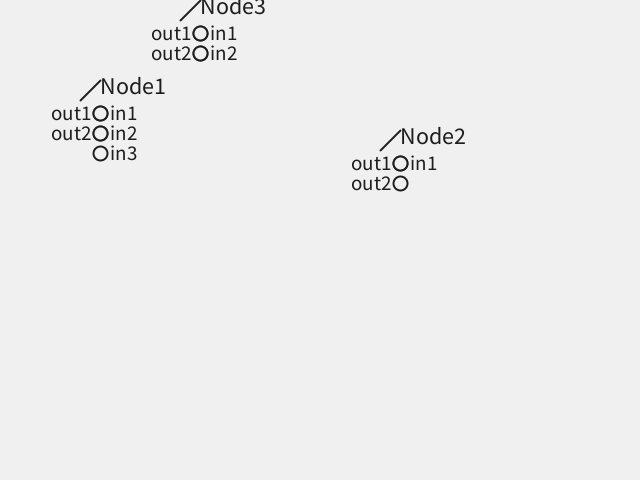
Frame 1 (no input)
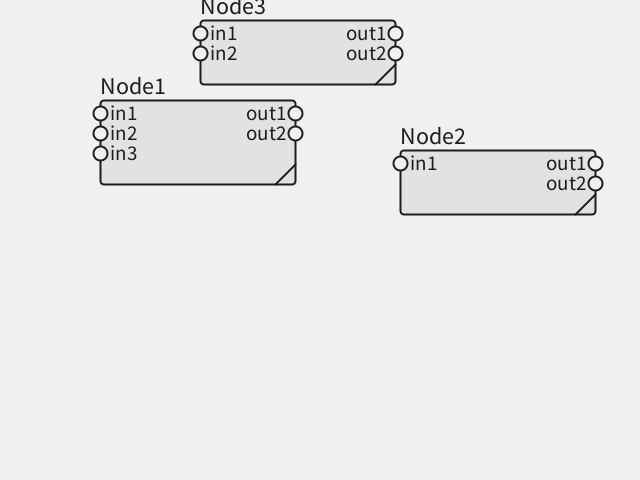
Frame 60 (the mouse pressed at the canvas centre just before this capture)
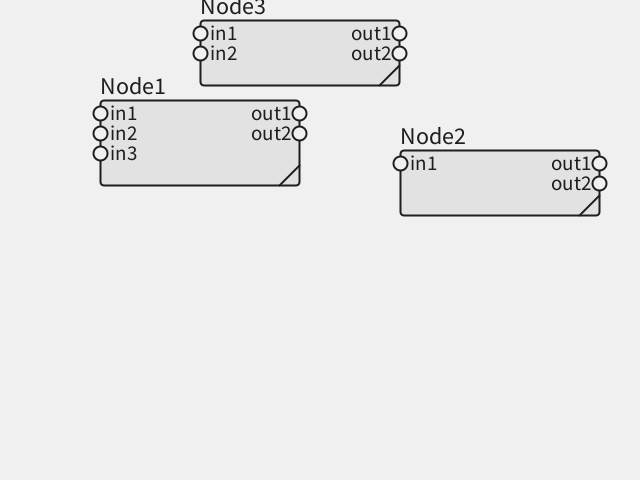
Frame 120 (the mouse held since frame 60 and released just before this capture)

The Processing sketch that drew these frames (run headless with seeded random() and noise(); from frame 60 on, the mouse is pressed at the canvas centre):

// Processing sketch: NodeShader
// ── NodeShader.pde
RootComponent r;
Node n1, n2, n3;

void setup(){
  size(640, 480);
  frameRate(60.0f);
  
  r = new RootComponent();
  n1 = (Node)r.add(new Node("Node1", 100, 100));
  n2 = (Node)r.add(new Node("Node2", 400, 150));
  n3 = (Node)r.add(new Node("Node3", 200, 20));
  n1.inputs.add(new NodeParam("in1"));
  n1.inputs.add(new NodeParam("in2"));
  n1.inputs.add(new NodeParam("in3"));
  n1.outputs.add(new NodeParam("out1"));
  n1.outputs.add(new NodeParam("out2"));
  n2.inputs.add(new NodeParam("in1"));
  n2.outputs.add(new NodeParam("out1"));
  n2.outputs.add(new NodeParam("out2"));
  n3.inputs.add(new NodeParam("in1"));
  n3.inputs.add(new NodeParam("in2"));
  n3.outputs.add(new NodeParam("out1"));
  n3.outputs.add(new NodeParam("out2"));
}

void draw(){
  background(240.0f, 240.0f, 240.0f, 255.0f);
  
  r.update();
  r.draw();
}
// ── Component.pde
class Component{
  public Component parent = null;
  public String name;
  public float x, y, w, h, min_w, min_h;
  protected List<Component> childs;
  protected boolean dragFlag = false;
  protected boolean clickFlag = false;
  protected int dragStartCompX, dragStartCompY;
  
  public Component(int tmp_x, int tmp_y, int tmp_w, int tmp_h){
    x = (float)tmp_x;
    y = (float)tmp_y;
    w = (float)tmp_w;
    h = (float)tmp_h;
    min_w = 0.0f;
    min_h = 0.0f;
    name = "Empty";
    childs = new ArrayList<Component>();
  }
  public void setup(){}
  public void update(){}
  public final void update_sub(){
    w = max(min_w, w);
    h = max(min_h, h);
    for(int i = 0; i < childs.size(); i++){
      childs.get(i).update();
      childs.get(i).update_sub();
    }
  }
  public void draw(){};
  public final void draw_sub(){
    for(int i = childs.size() - 1; i >= 0; i--){
      pushMatrix();
      translate(childs.get(i).x, childs.get(i).y);
      childs.get(i).draw();
      childs.get(i).draw_sub();
      popMatrix();
    }
  }
  public Component add(Component child){
    childs.add(child);
    child.parent = this;
    child.setup();
    return child;
  }
  public void setMinSize(int tmp_min_w, int tmp_min_h){
    min_w = tmp_min_w;
    min_h = tmp_min_h;
  }
  public void mouseEvent(String type, int tmp_x, int tmp_y, int start_x, int start_y){
    if (mouseEventToChild(type, tmp_x, tmp_y, start_x, start_y)) return;
    switch(type){
      case "HIT":
        break;
      case "DOWN":
        dragStartCompX = (int)x;
        dragStartCompY = (int)y;
        break;
      case "UP":
        break;
      case "CLICK":
        break;
      case "MOVE":
        break;
      case "DRAG":
        x = dragStartCompX + tmp_x - start_x;
        y = dragStartCompY + tmp_y - start_y;
        break;
    }
  }
  public boolean mouseEventToChild(String type, int tmp_x, int tmp_y, int start_x, int start_y){
    if (type == "UP" && (dragFlag || clickFlag)){
      childs.get(0).mouseEvent(type, tmp_x - (int)childs.get(0).x, tmp_y - (int)childs.get(0).y, start_x - (int)childs.get(0).x, start_y - (int)childs.get(0).y);
      dragFlag = false;
      clickFlag = false;
    }
    if(dragFlag) {
      childs.get(0).mouseEvent(type, tmp_x - (int)childs.get(0).x, tmp_y - (int)childs.get(0).y, start_x - (int)childs.get(0).x, start_y - (int)childs.get(0).y);
      return true;
    }
    else{
      for(Component c : childs){
        if (c.checkHit(tmp_x, tmp_y)){
          switch(type){
            case "DOWN":
              activeChilds(c);
              c.mouseEvent(type, tmp_x - (int)c.x, tmp_y - (int)c.y, start_x - (int)c.x, start_y - (int)c.y);
              dragFlag = true;
              clickFlag = true;
              break;
            case "UP":
            case "DRAG":
              break;
            default:
              c.mouseEvent(type, tmp_x - (int)c.x, tmp_y - (int)c.y, start_x - (int)c.x, start_y - (int)c.y);
              break;
          }
          return true;
        }
      }
    }
    return false;
  }
  public boolean checkHit(float px, float py){
    if (
      x < px &&
      y < py &&
      px < x + w &&
      py < y + h
    ) return true;
    for(Component c : childs){
      if(c.checkHit(px - x, py - y)) return true;
    }
    return false;
  }
  public final Component getHit(float px, float py){
    for(Component c : childs){
      if (c.checkHit(px, py)){
        return c.getHit(px - c.x, py - c.y);
      }
    }
    if (0.0f <= px && 0.0f <= py && px < w && py < h) return this;
    return null;
  }
  public final Component getRootComponent(){
    return (parent!=null)?parent.getRootComponent():this;
  }
  public final PVector getGrobalPos(float px, float py){
    if(parent == null) return new PVector(x + px, y + py);
    else return parent.getGrobalPos(x + px, y + py);
  }
  public final void activeChilds(Component c){
    int index = -1;
    for(int i = 0; i < childs.size(); i++){
      if(c == childs.get(i)) {
        index = i;
        break;
      }
    }
    if(index == -1) return;
    for(int i = 0; i < index; i++){
      swapChilds(index - i, index - i - 1);
    }
  }
  private final void swapChilds(int index1, int index2){
    Component tmp = childs.get(index1);
    childs.set(index1, childs.get(index2));
    childs.set(index2, tmp);
  }
}
// ── DefaultPartsComponent.pde
class DefaultComponent extends Component{
  public DefaultComponent(int tmp_x, int tmp_y, int tmp_w, int tmp_h){
    super(tmp_x, tmp_y, tmp_w, tmp_h);
    name = "Empty Node";
  }
  public void setup(){
    add(new ResizeBox());
  }
  public void update(){
    if(parent != null){
      if(x < 0.0f) x = 0.0f;
      if(y < 0.0f) y = 0.0f;
      if(parent.w < x + w) x = parent.w - w;
      if(parent.h < y + h) y = parent.h - h;
    }
  }
  public void draw(){
    strokeWeight(2.0f);
    stroke(30.0f, 30.0f, 30.0f, 255.0f);
    fill(220.0f, 220.0f, 220.0f, 178.0f);
    rect(0, 0, w, h, 4.0f);
    fill(30.0f, 30.0f, 30.0f, 255.0f);
    textAlign(LEFT, BOTTOM);
    textSize(24.0f);
    text(name, 0, -2);
  }
}

class ResizeBox extends Component{
  public ResizeBox(){
    super(0, 0, 0, 0);
    name = "ResizeBox";
  }
  public void setup(){
    w = h = 20.0f;
    x = parent.w - w;
    y = parent.h - h;
  }
  public void update(){
    if(x < 0.0f) x = 0.0f;
    if(y < 0.0f) y = 0.0f;
    if(x + w < parent.min_w) x = parent.min_w - w;
    if(y < parent.min_h) y = parent.min_h;
    parent.w = x + w;
    parent.h = y + h;
  }
  public void draw(){
    noFill();
    strokeWeight(2.0f);
    stroke(30.0f, 30.0f, 30.0f, 255.0f);
    line(w, 0.0f, 0.0f, h);
  }
  public boolean checkHit(float px, float py){
    return
      super.checkHit(px, py) &&
      (py - y > w - (px - x));
  }
  public void mouseEvent(String type, int tmp_x, int tmp_y, int start_x, int start_y){
    if (mouseEventToChild(type, tmp_x, tmp_y, start_x, start_y)) return;
    switch(type) {
    case "HIT":
      break;
    case "DOWN":
      dragStartCompX = (int)x;
      dragStartCompY = (int)y;
      break;
    case "UP":
      
      break;
    case "CLICK":
      break;
    case "MOVE":
      break;
    case "DRAG":
      x = dragStartCompX + tmp_x - start_x;
      y = dragStartCompY + tmp_y - start_y;
      break;
    }
  }
}
// ── Node.pde
class Node extends SwingComponent {
  public float paramSize = 14.0f, paramGap = 6.0f;
  public NodeParams inputs, outputs;

  public Node(String tmp_name, int tmp_x, int tmp_y) {
    super(tmp_x, tmp_y, 0, 0);
    name = tmp_name;
    inputs = new NodeParams((int)(0.0f - paramSize / 2.0f), 0, paramSize, paramGap, true);
    outputs = new NodeParams((int)(w - paramSize / 2.0f), 0, paramSize, paramGap, false);
    add(inputs); add(outputs);
  }
  public void update(){
    min_w = 200.0f;
    min_h = max(inputs.h, outputs.h);
    super.update();
  }
  public void draw(){
    inputs.x = 0.0f - paramSize / 2.0f; inputs.y = 0.0f;
    outputs.x = w - paramSize / 2.0f; outputs.y = 0.0f;
    super.draw();
  }
}

class NodeParams extends Component {
  public boolean isInput;
  public float size, gap;
  
  public NodeParams(int tmp_x, int tmp_y, float tmp_size, float tmp_gap, boolean tmp_in) {
    super(tmp_x, tmp_y, (int)ceil(tmp_size), (int)ceil(tmp_gap));
    size = tmp_size;
    gap = tmp_gap;
    isInput = tmp_in;
    name = isInput?"Input":"Output";
  }
  public Component add(Component child){
    if(!(child instanceof NodeParam)) return null;
    ((NodeParam)child).setup(0, (int)h ,size, isInput);
    h += size + gap;
    return super.add(child);
  }
  public void mouseEvent(String type, int tmp_x, int tmp_y, int start_x, int start_y) {
    mouseEventToChild(type, tmp_x, tmp_y, start_x, start_y);
  }
}

class NodeParam extends Component {
  public NodeParam output = null;
  public PVector vector;
  public boolean isInput;
  public float size;

  public NodeParam(String tmp_name) {
    super(0, 0, 0, 0);
    name = tmp_name;
  }
  public boolean canOutput(NodeParam p){
    return true;
  }
  public void setup(int tmp_x, int tmp_y, float tmp_size, boolean tmp_in) {
    x = tmp_x;
    y = tmp_y;
    size = tmp_size;
    w = h = size;
    isInput = tmp_in;
  }
  public void update() {
    if (output != null) {
      vector = output.getGrobalPos(0.0f, 0.0f);
      vector.sub(getGrobalPos(0.0f, 0.0f));
      vector.add(new PVector(output.isInput?0.0f:output.size, output.size / 2.0f));
    }
  }
  public void draw() {
    strokeWeight(2.0f);
    stroke(30.0f, 30.0f, 30.0f, 255.0f);
    fill(240.0f, 240.0f, 240.0f, 255.0f);
    ellipse(size / 2.0f, size / 2.0f, size, size);
    fill(30.0f, 30.0f, 30.0f, 255.0f);
    textSize(size * 1.5f);
    textAlign(isInput?LEFT:RIGHT, CENTER);
    text(name, isInput?(size+3.0f):(-3.0f), size / 2.0f);
    strokeWeight(2.0f);
    stroke(30.0f, 30.0f, 30.0f, 255.0f);
    if(vector!=null) {
      if(isInput) bezier(0.0f, size / 2.0f, vector.x, vector.y, 0.5f);
      else bezier(vector.x, vector.y, size, size / 2.0f, 0.5f);
    }
  }
  private void bezier(float x1, float y1, float x2, float y2, float p) {
    int div = 32;
    p *= abs(x2 - x1);
    for (int i = 0; i < div; i++) {
      float f1 = (float)i / (float)div;
      float f2 = f1 + (1.0f / (float)div);
      line(
        pow(1.0f - f1, 3.0)*x1 + 3.0f*pow(1.0f - f1, 2.0)*pow(f1, 1.0)*(x1 - p) + 3.0f*pow(1.0f - f1, 1.0)*pow(f1, 2.0)*(x2 + p) + pow(f1, 3.0)*x2, 
        pow(1.0f - f1, 3.0)*y1 + 3.0f*pow(1.0f - f1, 2.0)*pow(f1, 1.0)*y1 + 3.0f*pow(1.0f - f1, 1.0)*pow(f1, 2.0)*y2 + pow(f1, 3.0)*y2, 
        pow(1.0f - f2, 3.0)*x1 + 3.0f*pow(1.0f - f2, 2.0)*pow(f2, 1.0)*(x1 - p) + 3.0f*pow(1.0f - f2, 1.0)*pow(f2, 2.0)*(x2 + p) + pow(f2, 3.0)*x2, 
        pow(1.0f - f2, 3.0)*y1 + 3.0f*pow(1.0f - f2, 2.0)*pow(f2, 1.0)*y1 + 3.0f*pow(1.0f - f2, 1.0)*pow(f2, 2.0)*y2 + pow(f2, 3.0)*y2
        );
    }
  }
  public void mouseEvent(String type, int tmp_x, int tmp_y, int start_x, int start_y) {
    if (isInput) {
      if (type == "UP" && output == null) vector = null;
      if (type == "DRAG") {
        vector = new PVector(tmp_x, tmp_y);
        PVector grobalMouse = getGrobalPos(vector.x, vector.y);
        Component hit = getRootComponent().getHit((int)grobalMouse.x, (int)grobalMouse.y);
        output = null;
        if(hit instanceof NodeParam) output = (NodeParam)hit; else return;
        if((output == this) || (output.isInput)){
          output = null;
          return;
        }
        output = canOutput(output)?output:null;
      }
    }
    else{
      if (type == "UP"){
        vector = null;
        if (output != null){
          output.output = this;
          output = null;
        }
      }
      if (type == "DRAG") {
        vector = new PVector(tmp_x, tmp_y);
        PVector grobalMouse = getGrobalPos(vector.x, vector.y);
        Component hit = getRootComponent().getHit((int)grobalMouse.x, (int)grobalMouse.y);
        output = null;
        if(hit instanceof NodeParam) output = (NodeParam)hit; else return;
        if((output == this) || (!output.isInput)){
          output = null;
          return;
        }
        output = output.canOutput(this)?output:null;
      }
    }
  }
}
// ── RootComponent.pde
import java.util.List;

final class RootComponent extends Component{
  public boolean pmousePressed = false;
  private int dragStartMouseX, dragStartMouseY;
  public RootComponent(){
    super(0, 0, width, height);
    name = "Root";
    setup();
  }
  public void update(){
    sendMouseEvent();
    super.update_sub();
  }
  public void draw(){draw_sub();};
  private void sendMouseEvent(){
    if ((!mousePressed) && dragFlag){
      childs.get(0).mouseEvent("UP", mouseX - (int)childs.get(0).x, mouseY - (int)childs.get(0).y, 0, 0);
      if(clickFlag) childs.get(0).mouseEvent("CLICK", mouseX - (int)childs.get(0).x, mouseY - (int)childs.get(0).y, 0, 0);
      dragFlag = false;
      clickFlag = false;
    }
    if(dragFlag){
      childs.get(0).mouseEvent("HIT", mouseX - (int)childs.get(0).x, mouseY - (int)childs.get(0).y, 0, 0);
      if(mouseX != pmouseX || mouseY != pmouseY){
        childs.get(0).mouseEvent("DRAG", mouseX - (int)childs.get(0).x, mouseY - (int)childs.get(0).y, dragStartMouseX - (int)childs.get(0).x, dragStartMouseY - (int)childs.get(0).y);
        clickFlag = false;
      }
    }
    else{
      for(Component c : childs){
        if (c.checkHit(mouseX, mouseY)){
          c.mouseEvent("HIT", mouseX - (int)c.x, mouseY - (int)c.y, 0, 0);
          if(mouseX != pmouseX || mouseY != pmouseY){
            c.mouseEvent("MOVE", mouseX - (int)c.x, mouseY - (int)c.y, 0, 0);
          }
          if(mousePressed && !pmousePressed){
            activeChilds(c);
            c.mouseEvent("DOWN", mouseX - (int)c.x, mouseY - (int)c.y, 0, 0);
            dragStartMouseX = mouseX; dragStartMouseY = mouseY;
            dragFlag = true;
            clickFlag = true;
          }
          break;
        }
        c.update();
      }
    }
    pmousePressed = mousePressed;
  }
}
// ── SwingComponent.pde
class SwingComponent extends DefaultComponent {
  public PVector accelerator, velocity, target;

  public SwingComponent(int tmp_x, int tmp_y, int tmp_w, int tmp_h){
    super(tmp_x, tmp_y, tmp_w, tmp_h);
    name = "Swing Node";
  }
  public void setup() {
    accelerator = new PVector(0.0f, 0.0f);
    velocity = new PVector(0.0f, 0.0f);
    target = new PVector(x, y);
    add(new SwingResizeBox());
  }
  public void update() {
    velocity.mult(0.88f);
    accelerator = target.copy();
    accelerator.sub(new PVector(x, y));
    accelerator.mult(0.1f);
    velocity.add(accelerator);
    x += velocity.x;
    y += velocity.y;
  }
  public void mouseEvent(String type, int tmp_x, int tmp_y, int start_x, int start_y) {
    if (mouseEventToChild(type, tmp_x, tmp_y, start_x, start_y)) return;
    switch(type) {
    case "HIT":
      break;
    case "DOWN":
      dragStartCompX = (int)target.x;
      dragStartCompY = (int)target.y;
      break;
    case "UP":
    
      break;
    case "CLICK":
      break;
    case "MOVE":
      break;
    case "DRAG":
      target.x = dragStartCompX + tmp_x - start_x;
      target.y = dragStartCompY + tmp_y - start_y;
      break;
    }
  }
}

class SwingResizeBox extends ResizeBox {
  public PVector accelerator, velocity, target;

  public SwingResizeBox(){
    name = "SwingResizeBox";
  }
  public void setup() {
    w = h = 20.0f;
    x = parent.w - w;
    y = parent.h - h;
    accelerator = new PVector(0.0f, 0.0f);
    velocity = new PVector(0.0f, 0.0f);
    target = new PVector(x, y);
  }
  public void update() {
    velocity.mult(0.88f);
    accelerator = target.copy();
    accelerator.sub(new PVector(x, y));
    accelerator.mult(0.1f);
    velocity.add(accelerator);
    x += velocity.x;
    y += velocity.y;
    if(target.x < 0.0f) target.x = 0.0f;
    if(target.y < 0.0f) target.y = 0.0f;
    if(target.x + w < parent.min_w) target.x = parent.min_w - w;
    if(target.y < parent.min_h) target.y = parent.min_h;
    parent.w = x + w;
    parent.h = y + h;
  }
  public void mouseEvent(String type, int tmp_x, int tmp_y, int start_x, int start_y) {
    if (mouseEventToChild(type, tmp_x, tmp_y, start_x, start_y)) return;
    switch(type) {
    case "HIT":
      break;
    case "DOWN":
      dragStartCompX = (int)target.x;
      dragStartCompY = (int)target.y;
      break;
    case "UP":
      
      break;
    case "CLICK":
      break;
    case "MOVE":
      break;
    case "DRAG":
      target.x = dragStartCompX + tmp_x - start_x;
      target.y = dragStartCompY + tmp_y - start_y;
      break;
    }
  }
}
